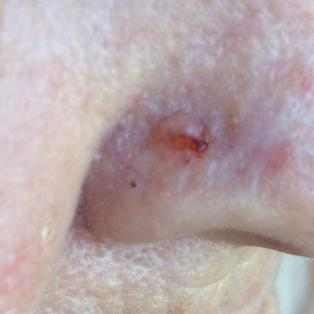
#> input picture data/images/guide_images/PAT_89_135_11.png, 314 x 314 px
$ python segnentationtest.py
#> lines starting #> are read from the running program, lines starting #| are printed output that depends on the picture
import numpy as np
import matplotlib.pyplot as plt
from skimage import io, measure
from scipy.spatial.distance import cdist

# Load the image
image = io.imread('data/images/guide_images/PAT_89_135_11.png')
#> image is the input picture: shape (314, 314, 3); mean R, G, B 182.7, 166.2, 168.4

# Label the connected regions in the mask
labels = measure.label(image)
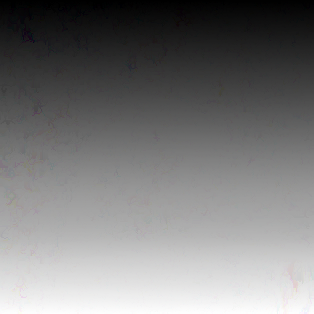
#> labels: shape (314, 314, 3) int64; mean R, G, B 60667.2, 60555.9, 60634.5; drawn with min black and max white

# Find the largest connected region, which is assumed to be the lesion
props = measure.regionprops(labels)
#> props = 126008 regions
largest_region = props[0]
for region in props:
    if region.area > largest_region.area:
        largest_region = region

# Get the coordinates of the boundary points of the lesion
coords = largest_region.coords
#> coords = 143 rows, first 8: [182, 6, 1], [182, 7, 1], [182, 8, 1], [183, 5, 1], [183, 6, 1], [183, 7, 2], [183, 8, 2], [183, 9, 2]

# Find the centroid of the lesion
centroid = largest_region.centroid
#> centroid = (192.2, 9.17, 1.55)

# Divide the lesion into left and right halves based on the centroid
left_half = coords[coords[:, 1] < centroid[1]]
#> left_half = 77 rows, first 8: [182, 6, 1], [182, 7, 1], [182, 8, 1], [183, 5, 1], [183, 6, 1], [183, 7, 2], [183, 8, 2], [183, 9, 2]
right_half = coords[coords[:, 1] >= centroid[1]]
#> right_half = 66 rows, first 8: [183, 10, 1], [183, 11, 1], [184, 10, 1], [184, 10, 2], [185, 10, 1], [185, 10, 2], [187, 14, 1], [187, 14, 2]

# Compute the Euclidean distance between each pair of boundary points
left_distances = cdist(left_half, left_half)
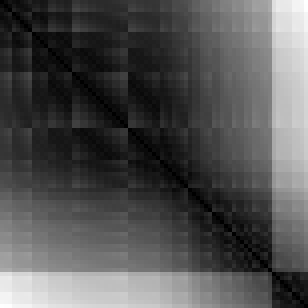
#> left_distances: shape (77, 77) float64 (shown 4 times larger); min 0, max 24.1, mean 7.8; drawn with min black and max white
right_distances = cdist(right_half, right_half)
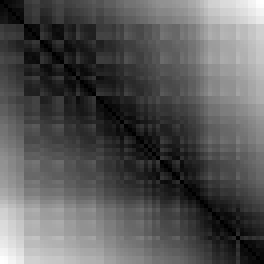
#> right_distances: shape (66, 66) float64 (shown 4 times larger); min 0, max 24.54, mean 8.5; drawn with min black and max white

# Compute the mean distance between boundary points for each half
left_mean_distance = np.mean(left_distances)
#> left_mean_distance = 7.79
right_mean_distance = np.mean(right_distances)
#> right_mean_distance = 8.48

# Compute the ratio of the mean distances between the left and right halves
if left_mean_distance <= right_mean_distance:
    symmetry_ratio = left_mean_distance / right_mean_distance
#> symmetry_ratio = 0.919
else:
    symmetry_ratio = right_mean_distance / left_mean_distance

# If the ratio is close to 1, the lesion is symmetric
if 0.9 <= symmetry_ratio <= 1.1:
    print('The lesion is symmetric')
else:
    print('The lesion is asymmetric')
